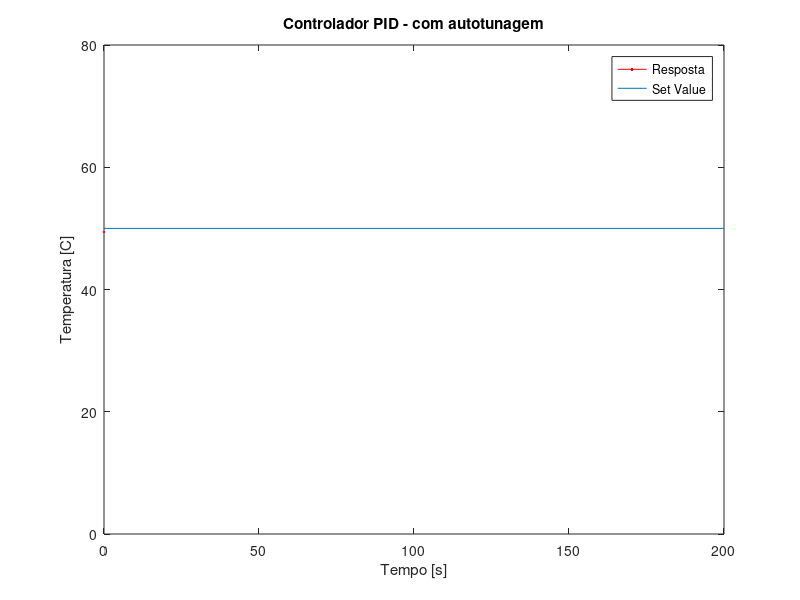

Write the MATLAB code that produced this figure.
close all
clc

input = input(1:20000);

t0 = 0;
t1 = 200;
dt = t1/length(input);
t = t0:dt:t1;
t(end) = [];

Kc = 9.89;
SV = 50;

figure
plot(t, Kc * input, 'r')
line([t0 t1], [SV SV])
xlabel('Tempo [s]')
ylabel('Temperatura [C]')
title('Controlador PID - com autotunagem')
legend('Resposta','Set Value')
ylim([0 80])